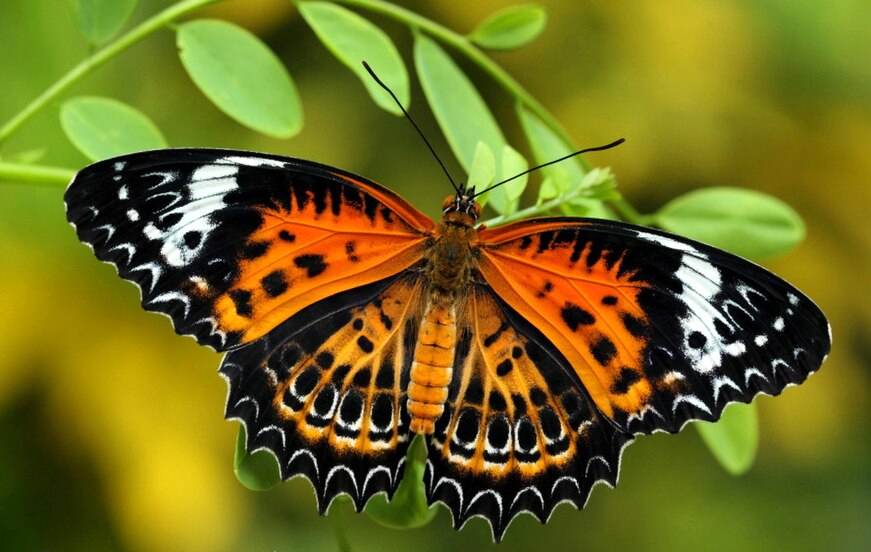
#> input picture cs663/work/data/butterfly.png, 871 x 552 px; its folder holds only this picture in this run
$ python desaturation.py
#> lines starting #> are read from the running program, lines starting #| are printed output that depends on the picture
import numpy as np
from scipy import ndimage
from PIL import Image
import os
import matplotlib.pyplot as plt

def load_image(image_path: str, as_gray: bool = False) -> np.ndarray:
    """
    Loads an image from the specified path and converts it to a numpy array.
    If as_gray is True, the image is converted to grayscale.
    """
#> called with image_path = './data/butterfly.png', as_gray = False
    from PIL import Image
    img = Image.open(image_path)
#> img is the input picture: PIL image 871x552 RGB; mean R, G, B 112.2, 107.7, 30.2
    if as_gray:
        img = img.convert('L')

    # Normalize to [0, 1] for floating point processing
    arr = np.asarray(img, dtype=np.float64) / 255.0
    return arr

def save_img_comparison(orig: np.ndarray, trns: np.ndarray, title: str, save_path: str):
    is_rgb = orig.ndim == 3
    vmin, vmax = (0.0, 1.0) if is_rgb else (orig.min(), orig.max())

    fig, axes = plt.subplots(1, 2, figsize=(10, 5))
    images = [orig, trns]

    titles = ["Original Image", title]
    for ax, img, title in zip(axes, images, titles):
        if is_rgb:
            im = ax.imshow(img)
        else:
            im = ax.imshow(img, cmap=plt.get_cmap('gray', 256), vmin=vmin, vmax=vmax)

        ax.set_title(title)
        ax.axis("off")
    plt.tight_layout()
    plt.savefig(save_path, bbox_inches='tight', dpi=300)
    plt.close()


def desaturate_image(image: np.ndarray, s: float) -> np.ndarray:
    """
    Converts an RGB image to grayscale using the luminosity method.
    """
#> called with s = 0.3
    if image.ndim == 3 and image.shape[2] == 3:
        # Luminosity method: 0.21 R + 0.72 G + 0.07 B
        gray_image = 0.21 * image[:, :, 0] + 0.72 * image[:, :, 1] + 0.07 * image[:, :, 2]
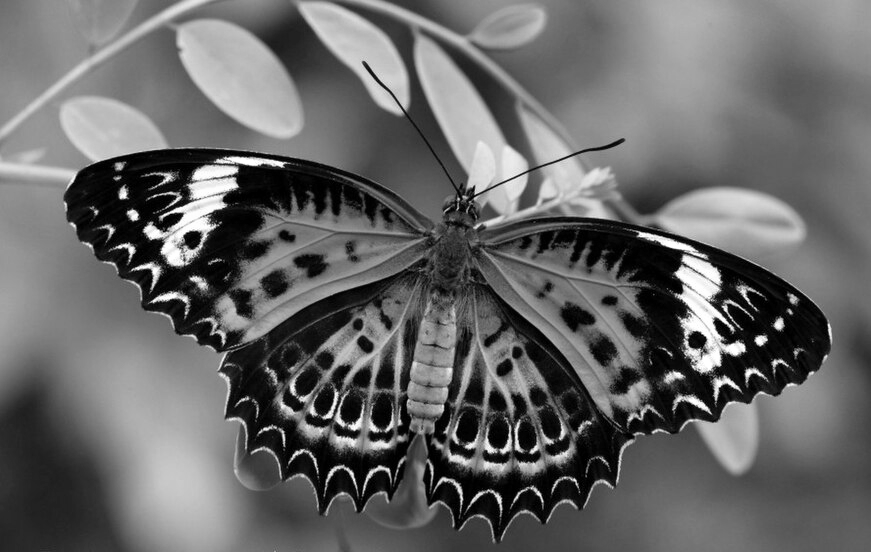
#> gray_image: shape (552, 871) float64; min 0, max 1, mean 0.405
        final_image = s * image + (1 - s) * gray_image[:, :, np.newaxis]
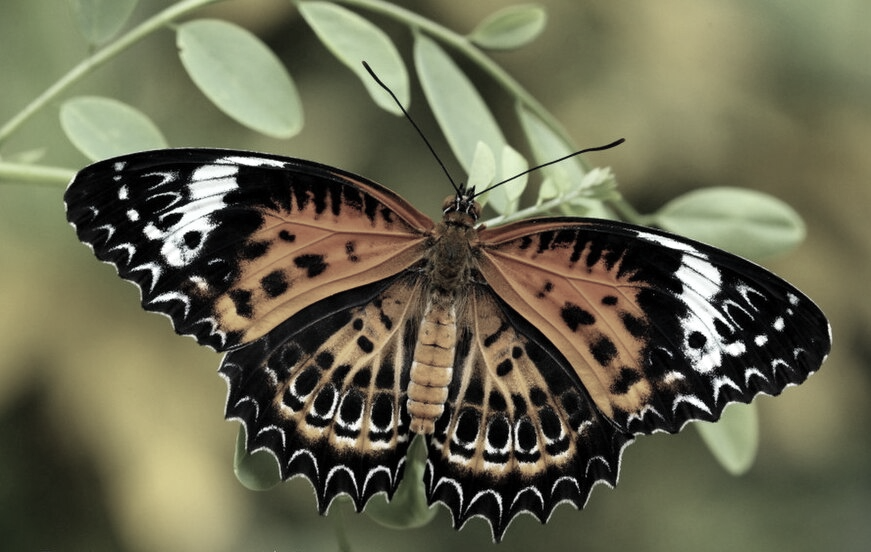
#> final_image: shape (552, 871, 3) float64; mean R, G, B 0.415, 0.41, 0.319
        return final_image
    else:
        raise ValueError("Input image must be an RGB image with shape (H, W, 3).")

def adjust_saturation(img: np.ndarray, s: float) -> np.ndarray:
#> called with s = 0.3
    if img.ndim == 3 and img.shape[2] == 3:
        A = np.mean(img, axis=2, keepdims=True)
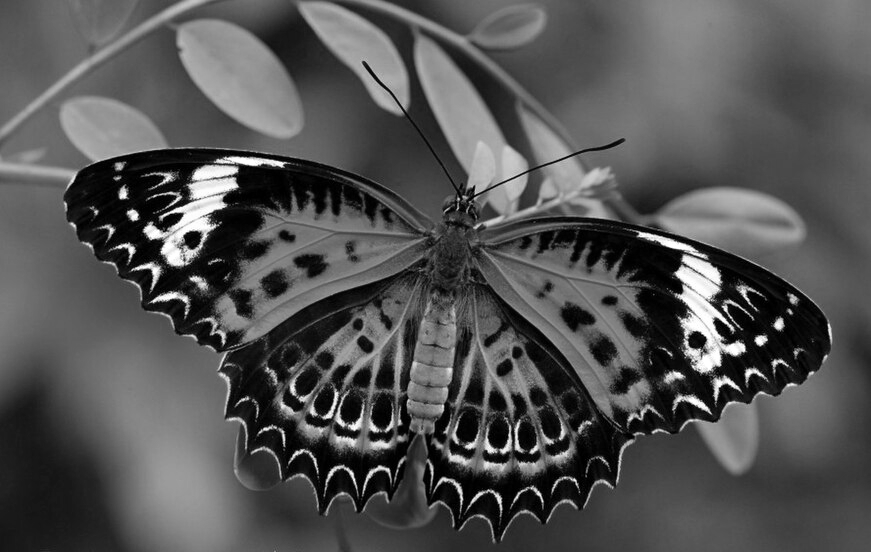
#> A: shape (552, 871, 1) float64; min 0, max 1, mean 0.327
        final_img = s * img + (1 - s) * A
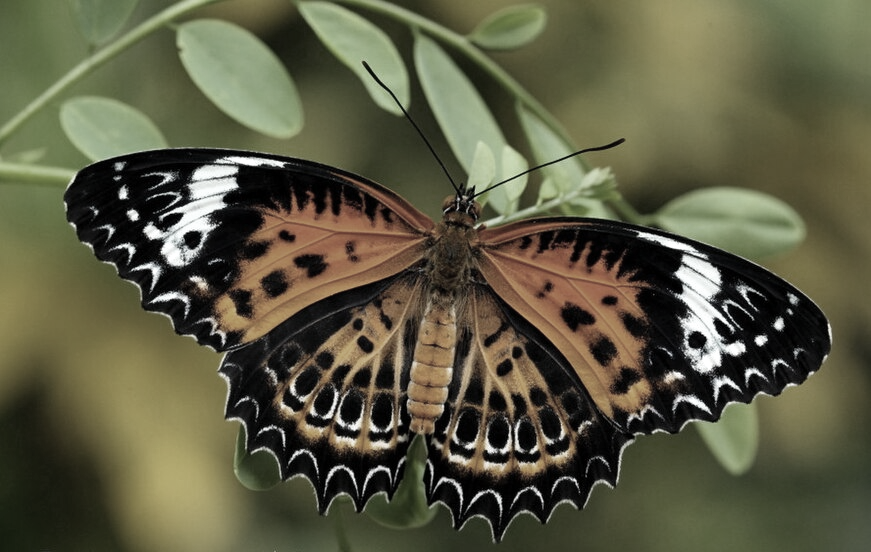
#> final_img: shape (552, 871, 3) float64; mean R, G, B 0.361, 0.355, 0.264
        return np.clip(final_img, 0, 255).astype(img.dtype)

    else:
        raise ValueError("Input image must be an RGB image with shape (H, W, 3).")

if __name__ == "__main__":
    base_path = "./data/"
    output_path = "./output/"
    os.makedirs(output_path, exist_ok=True)


    for img in os.listdir(base_path):
        if img.endswith(('.png', '.jpg', '.jpeg')):
            print(f"Processing image: {img}")
            img_path = os.path.join(base_path, img)
            image = load_image(img_path, as_gray=False)

            s1 = 0.3  # Desaturation factor
            desaturated_image = desaturate_image(image, s1)
            s2 = 0.3  # Adjustment factor
            adjusted_image = adjust_saturation(image, s2)
            save_image_path = os.path.join(output_path, f"desaturated_{img}")
            save_img_comparison(image, desaturated_image, f"Desaturated (s={s1})", save_image_path)
#> in save_img_comparison, `vmin, vmax = (0.0, 1.0) if is_rgb else (orig.min(), orig.max())`: vmin = 0; vmax = 1
#> the loop in save_img_comparison, `for ax, img, title in zip(axes, images, titles):` made 2 passes
#> title on passes 1 to 2: 'Original Image', 'Desaturated (s=0.3)'
            save_image_path = os.path.join(output_path, f"adjusted_{img}")
            save_img_comparison(image, adjusted_image, f"Adjusted (s={s2})", save_image_path)
#> the loop in save_img_comparison (call 2), `for ax, img, title in zip(axes, images, titles):` made 2 passes

$ run again, on cs663/work/data/moon.png
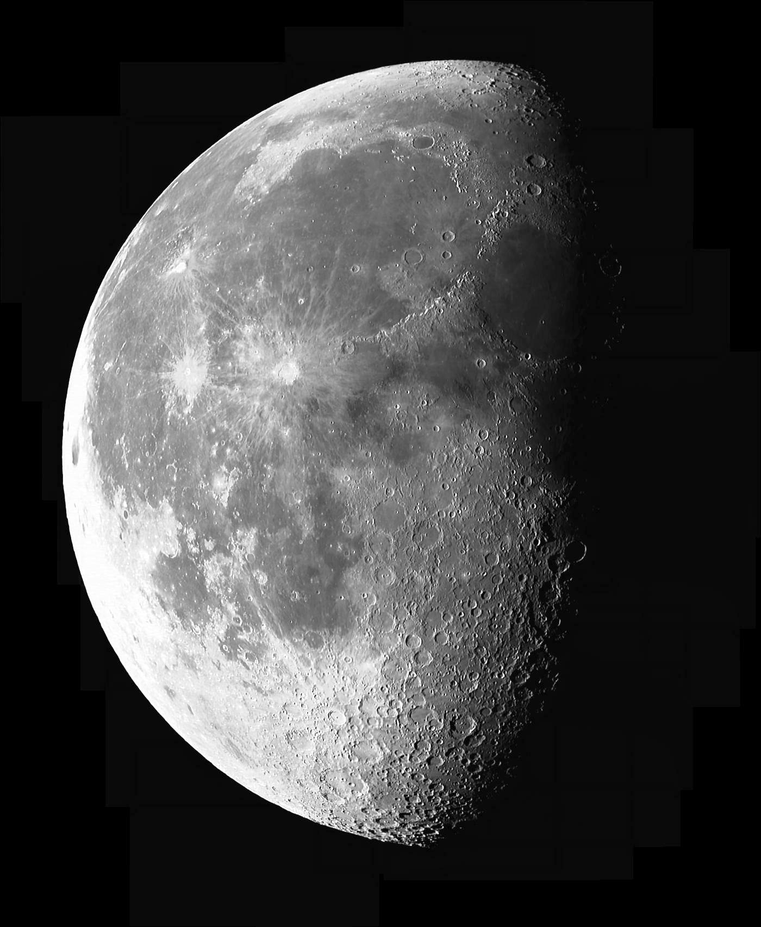
#> input picture cs663/work/data/moon.png, 761 x 927 px, shrunk from 1400 x 1706 before the run
#> in load_image, img is the input picture: PIL image 761x927 RGB; min 0, max 255, mean 65.3
#> vmin = 0; vmax = 1
#> the loop in save_img_comparison, `for ax, img, title in zip(axes, images, titles):` made 2 passes
#> title on passes 1 to 2: 'Original Image', 'Desaturated (s=0.3)'
#> in save_img_comparison, `plt.savefig(save_path, bbox_inches='tight', dpi=300)`:
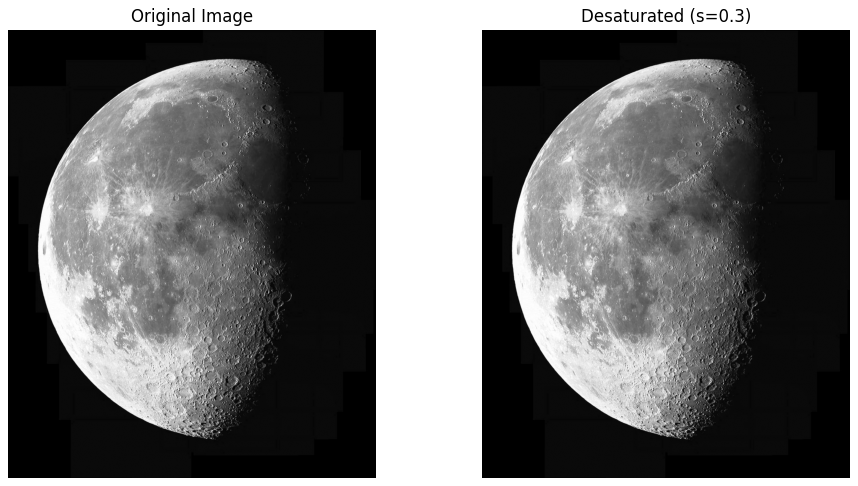
#> figure drawn by matplotlib, 2 panels
#> the loop in save_img_comparison (call 2), `for ax, img, title in zip(axes, images, titles):` made 2 passes

$ run again, on cs663/work/data/paithaniCorner.png
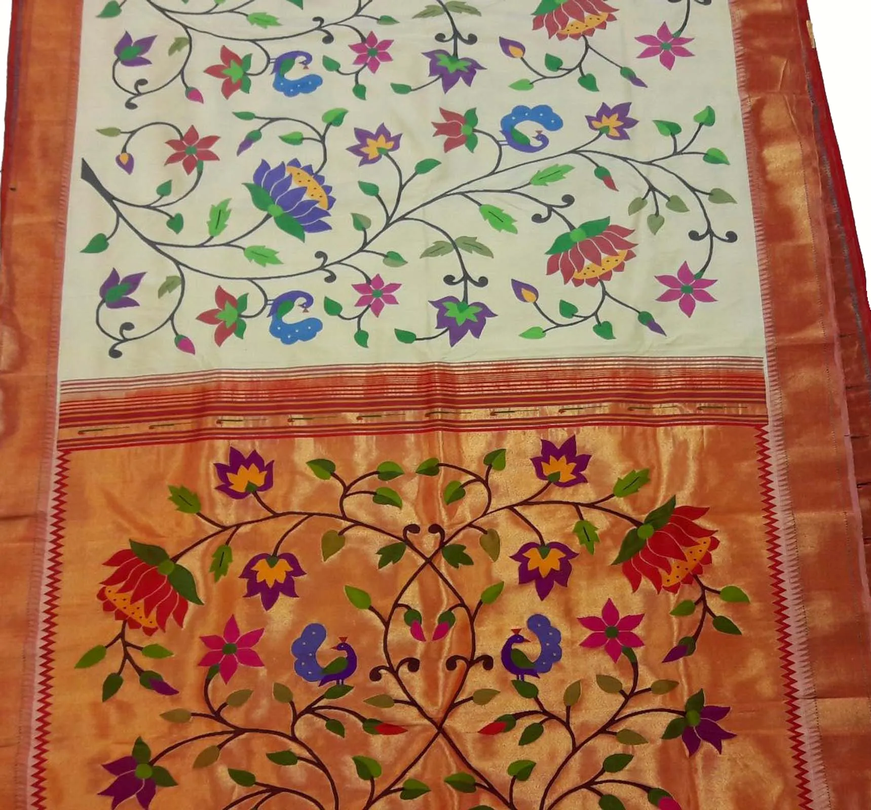
#> input picture cs663/work/data/paithaniCorner.png, 871 x 810 px, shrunk from 1719 x 1600 before the run
#> in load_image, img is the input picture: PIL image 871x810 RGB; mean R, G, B 165.3, 117.4, 87.6
#> in adjust_saturation, `A = np.mean(img, axis=2, keepdims=True)`:
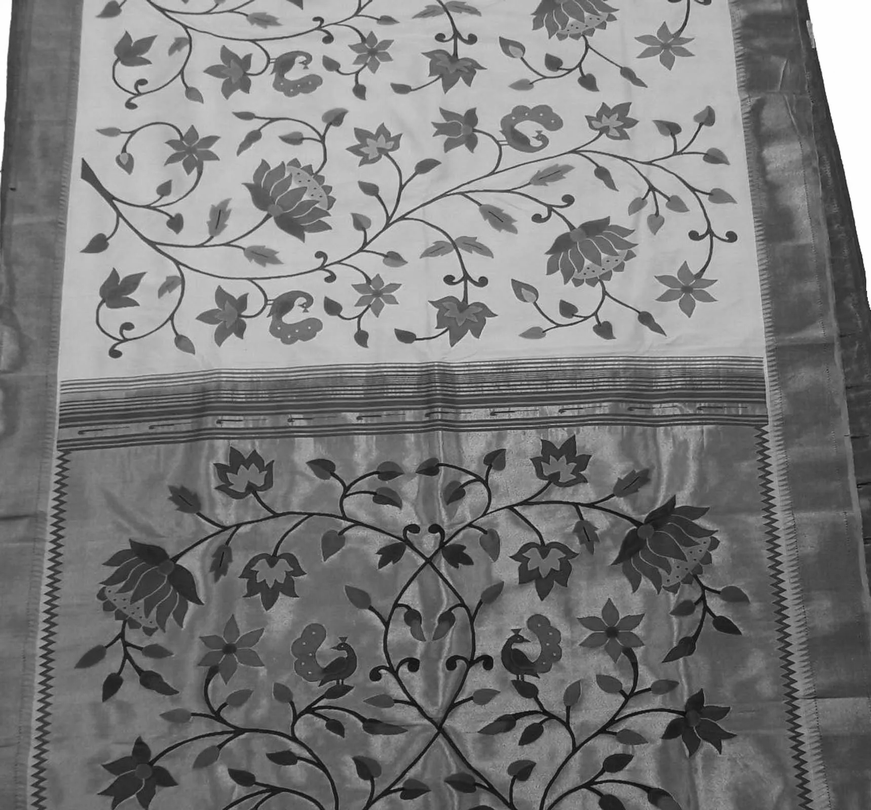
#> A: shape (810, 871, 1) float64; min 0.0353, max 1, mean 0.484
#> vmin = 0; vmax = 1
#> the loop in save_img_comparison, `for ax, img, title in zip(axes, images, titles):` made 2 passes
#> title on passes 1 to 2: 'Original Image', 'Desaturated (s=0.3)'
#> in save_img_comparison, `plt.savefig(save_path, bbox_inches='tight', dpi=300)`:
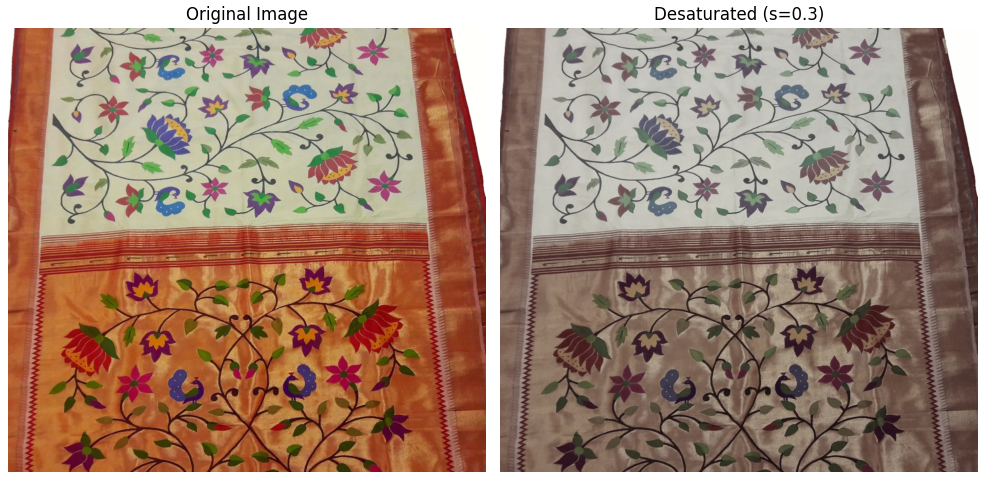
#> figure drawn by matplotlib, 2 panels
#> the loop in save_img_comparison (call 2), `for ax, img, title in zip(axes, images, titles):` made 2 passes
